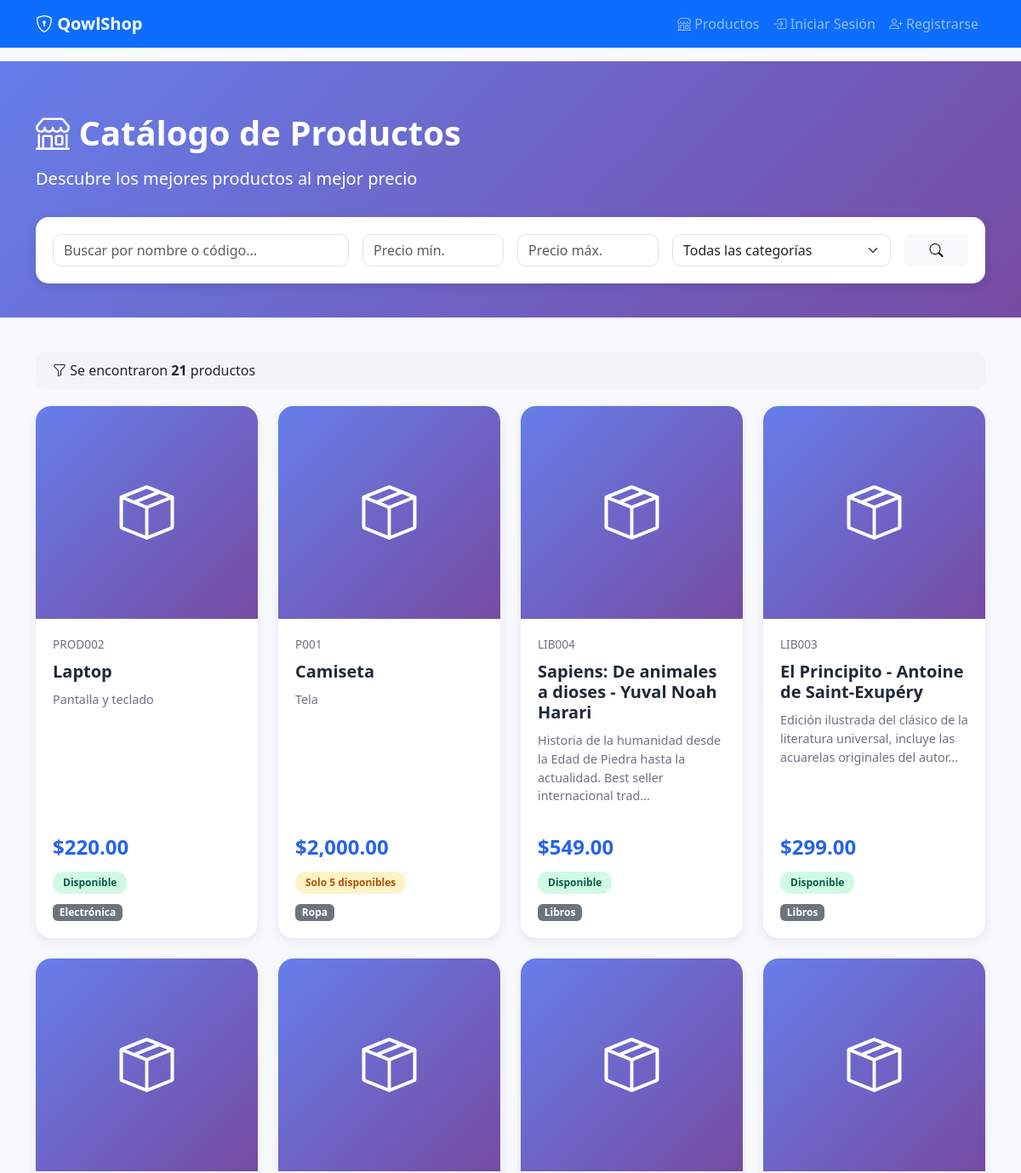
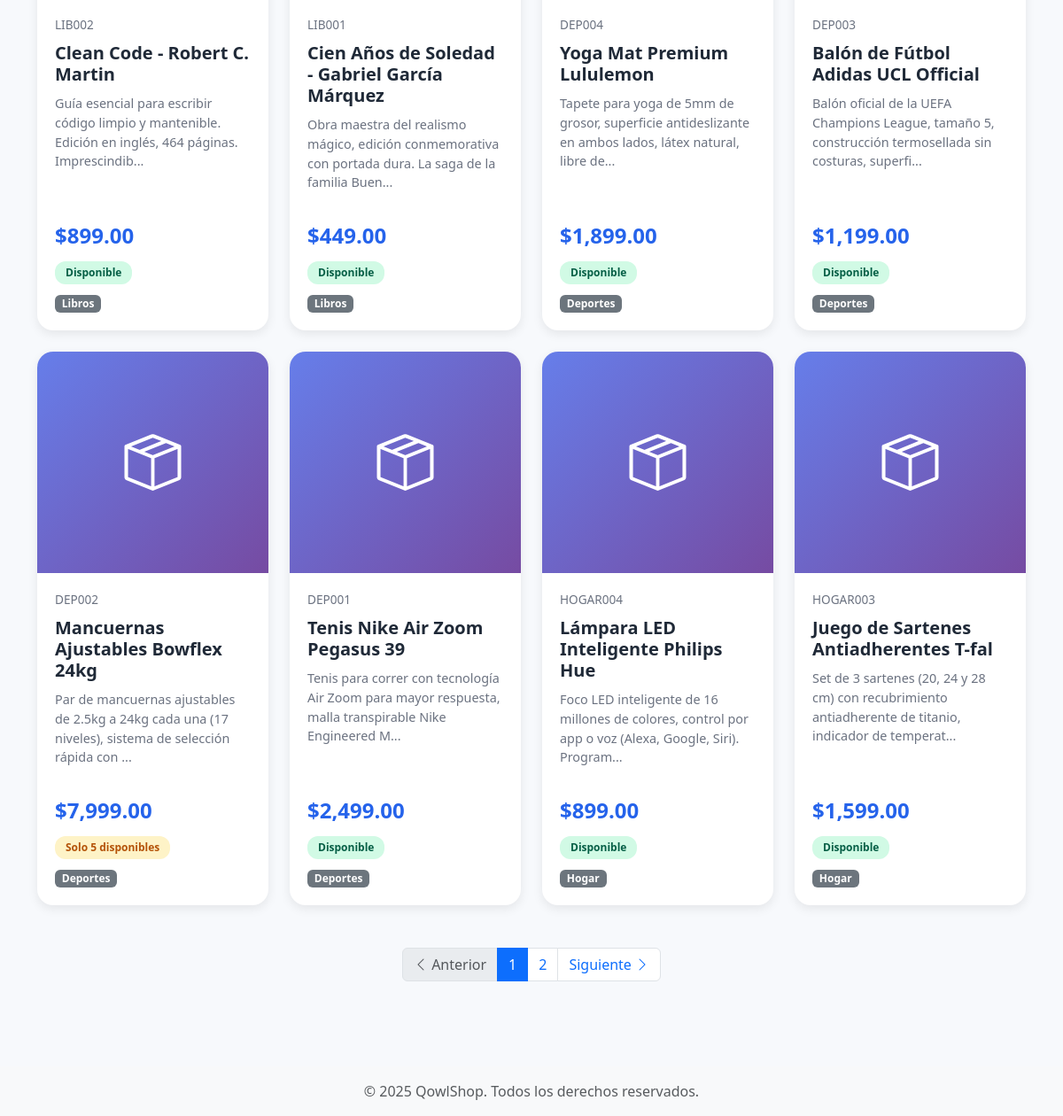
Screenshot of /products/ with the database file from the repository (2 pictures, top to bottom).
### modules/products/models.py (models this page shows, shortened)
class Product(db.Model):
    __tablename__ = 'products'
    id = db.Column(db.Integer, primary_key=True)
    code = db.Column(db.String(50), unique=True, nullable=False, index=True)
    name = db.Column(db.String(200), nullable=False, index=True)
    description = db.Column(db.Text)
    price = db.Column(db.Numeric(10, 2), nullable=False, index=True)
    stock = db.Column(db.Integer, nullable=False, default=0)
    image_url = db.Column(db.String(300))
    is_active = db.Column(db.Boolean, default=True, nullable=False)
    seller_id = db.Column(db.Integer, db.ForeignKey('users.id'), nullable=False, index=True)
    category_id = db.Column(db.Integer, db.ForeignKey('categories.id'), nullable=True)
    created_at = db.Column(db.DateTime, default=datetime.utcnow, nullable=False)
    updated_at = db.Column(db.DateTime, default=datetime.utcnow, onupdate=datetime.utcnow)
    __table_args__ = (
        CheckConstraint('price >= 0', name='check_price_positive'),
        CheckConstraint('stock >= 0', name='check_stock_non_negative'),
    )
    seller = db.relationship('User', back_populates='products', foreign_keys=[seller_id])
    category = db.relationship('Category', back_populates='products')
    order_items = db.relationship('OrderItem', back_populates='product', lazy='dynamic')
    cart_items = db.relationship('CartItem', back_populates='product', lazy='dynamic')

class Category(db.Model):
    __tablename__ = 'categories'
    id = db.Column(db.Integer, primary_key=True)
    name = db.Column(db.String(100), unique=True, nullable=False)
    slug = db.Column(db.String(100), unique=True, nullable=False, index=True)
    description = db.Column(db.Text)
    created_at = db.Column(db.DateTime, default=datetime.utcnow, nullable=False)
    products = db.relationship('Product', back_populates='category', lazy='dynamic')

### modules/products/routes.py (the view, shortened to what this page needs)
@products_bp.route('/')
def list_products():
    form = SearchProductForm(request.args, meta={'csrf': False})
    query = Product.query.filter_by(is_active=True).filter(Product.stock > 0)
    if form.min_price.data:
        query = query.filter(Product.price >= form.min_price.data)
    if form.max_price.data:
        query = query.filter(Product.price <= form.max_price.data)
    if form.category_id.data and form.category_id.data > 0:
        query = query.filter_by(category_id=form.category_id.data)
    query = query.order_by(Product.created_at.desc())
    page = request.args.get('page', 1, type=int)
    per_page = 12
    pagination = query.paginate(page=page, per_page=per_page, error_out=False)
    products = pagination.items
    return render_template('products/list.html',
                         products=products,
                         pagination=pagination,
                         form=form)

### modules/products/forms.py (shortened to what this page needs)
class SearchProductForm(FlaskForm):
    search = StringField('Buscar por nombre o código', validators=[
        Optional(),
        Length(max=100)
    ])
    min_price = DecimalField('Precio mínimo', validators=[
        Optional(),
        NumberRange(min=0, message='El precio no puede ser negativo')
    ], places=2)
    max_price = DecimalField('Precio máximo', validators=[
        Optional(),
        NumberRange(min=0, message='El precio no puede ser negativo')
    ], places=2)
    category_id = SelectField('Categoría', coerce=int, validators=[
        Optional()
    ])
    submit = SubmitField('Buscar')
    def __init__(self, *args, **kwargs):
        super(SearchProductForm, self).__init__(*args, **kwargs)
        from modules.products.models import Category
        self.category_id.choices = [(0, 'Todas las categorías')] + [
            (c.id, c.name) for c in Category.query.order_by(Category.name).all()
        ]

### app.py (called while the page is built)
def register_template_filters(app):
    @app.template_filter('currency')
    def currency_filter(value):
        try:
            return f"${float(value):,.2f}"
        except (ValueError, TypeError):
            return "$0.00"
    @app.template_filter('datetime')
    def datetime_filter(value, format='%d/%m/%Y %H:%M'):
        """Formatea una fecha"""
        if value is None:
            return ""
        return value.strftime(format)

### modules/products/templates/products/list.html (shortened to what this page needs)
{% extends "base.html" %}
{% block content %}
<div class="products-header">
    <div class="container">
        <h1><i class="bi bi-shop"></i> Catálogo de Productos</h1>
        <p class="lead mb-0">Descubre los mejores productos al mejor precio</p>
        <div class="search-bar">
            <form method="GET" action="{{ url_for('products.list_products') }}">
                <div class="row g-3">
                    <div class="col-md-4">
                        {{ form.search(class="form-control", placeholder="Buscar por nombre o código...") }}
                    </div>
                    <div class="col-md-2">
                        {{ form.min_price(class="form-control", placeholder="Precio mín.") }}
                    </div>
                    <div class="col-md-2">
                        {{ form.max_price(class="form-control", placeholder="Precio máx.") }}
                    </div>
                    <div class="col-md-3">
                        {{ form.category_id(class="form-select") }}
                    </div>
                    <div class="col-md-1">
                        <button type="submit" class="btn btn-light w-100">
                            <i class="bi bi-search"></i>
                        </button>
                    </div>
                </div>
            </form>
        </div>
    </div>
</div>
<div class="container mb-5">
    {% if products %}
        <div class="filters-summary">
            <div class="d-flex justify-content-between align-items-center">
                <span>
                    <i class="bi bi-funnel"></i>
                    Se encontraron <strong>{{ pagination.total }}</strong> productos
                </span>
            </div>
        </div>
        <div class="row g-4">
            {% for product in products %}
            <div class="col-md-4 col-lg-3">
                <a href="{{ url_for('products.detail', id=product.id) }}" class="product-card">
                    {% if product.image_url %}
                        <img src="{{ url_for('static', filename=product.image_url) }}" alt="{{ product.name }}">
                    {% else %}
                        <div class="no-image">
                            <i class="bi bi-box-seam"></i>
                        </div>
                    {% endif %}
                    <div class="product-body">
                        <div class="product-code">{{ product.code }}</div>
                        <h5>{{ product.name }}</h5>
                        {% if product.description %}
                            <p class="product-description">
                                {{ product.description[:100] }}{% if product.description|length > 100 %}...{% endif %}
                            </p>
                        {% endif %}
                        <div class="mt-auto">
                            <p class="price">{{ product.price|currency }}</p>
                            {% if product.stock < 10 %}
                                <span class="stock-badge stock-low">
                                    Solo {{ product.stock }} disponibles
                                </span>
                            {% else %}
                                <span class="stock-badge stock-available">
                                    Disponible
                                </span>
                            {% endif %}
                            {% if product.category %}
                                <div class="mt-2">
                                    <span class="badge bg-secondary">{{ product.category.name }}</span>
                                </div>
                            {% endif %}
                        </div>
                    </div>
                </a>
            </div>
            {% endfor %}
        </div>
        {% if pagination.pages > 1 %}
        <nav aria-label="Paginación de productos" class="mt-5">
            <ul class="pagination justify-content-center">
                <li class="page-item {% if not pagination.has_prev %}disabled{% endif %}">
                    <a class="page-link" href="{{ url_for('products.list_products', page=pagination.prev_num, search=form.search.data, min_price=form.min_price.data, max_price=form.max_price.data, category_id=form.category_id.data) if pagination.has_prev else '#' }}">
                        <i class="bi bi-chevron-left"></i> Anterior
                    </a>
                </li>
                {% for page_num in pagination.iter_pages(left_edge=1, right_edge=1, left_current=1, right_current=2) %}
                    {% if page_num %}
                        <li class="page-item {% if page_num == pagination.page %}active{% endif %}">
                            <a class="page-link" href="{{ url_for('products.list_products', page=page_num, search=form.search.data, min_price=form.min_price.data, max_price=form.max_price.data, category_id=form.category_id.data) }}">
                                {{ page_num }}
                            </a>
                        </li>
                    {% else %}
                        <li class="page-item disabled">
                            <span class="page-link">...</span>
                        </li>
                    {% endif %}
                {% endfor %}
                <li class="page-item {% if not pagination.has_next %}disabled{% endif %}">
                    <a class="page-link" href="{{ url_for('products.list_products', page=pagination.next_num, search=form.search.data, min_price=form.min_price.data, max_price=form.max_price.data, category_id=form.category_id.data) if pagination.has_next else '#' }}">
                        Siguiente <i class="bi bi-chevron-right"></i>
                    </a>
                </li>
            </ul>
        </nav>
        {% endif %}
    {% endif %}
</div>
{% endblock %}

### templates/base.html (style rules this page uses)
body { min-height: 100vh; display: flex; flex-direction: column; }

### modules/products/templates/products/list.html (style rules this page uses)
body { background-color: #f7f9fc; }
.products-header { background: linear-gradient(135deg, #667eea 0%, #764ba2 100%); color: white; padding: 60px 0 40px; margin-bottom: 40px; }
.products-header h1 { font-weight: 700; margin-bottom: 15px; }
.search-bar { background: white; border-radius: 15px; padding: 20px; box-shadow: 0 4px 12px rgba(0,0,0,0.1); margin-top: 30px; }
.search-bar .form-control, .search-bar .form-select { border-radius: 10px; }
.product-card { background: white; border-radius: 18px; box-shadow: 0 4px 12px rgba(0,0,0,0.08); overflow: hidden; transition: 0.25s; height: 100%; display: flex; flex-direction: column; text-decoration: none; color: inherit; }
.product-card .no-image { width: 100%; height: 250px; background: linear-gradient(135deg, #667eea 0%, #764ba2 100%); display: flex; align-items: center; justify-content: center; color: white; font-size: 4rem; }
.product-body { padding: 20px; flex: 1; display: flex; flex-direction: column; }
.product-body h5 { font-weight: 600; margin-bottom: 10px; color: #1f2937; }
.product-code { color: #6b7280; font-size: 0.85rem; margin-bottom: 10px; }
.product-description { color: #6b7280; font-size: 0.9rem; flex: 1; }
.price { color: #2563eb; font-weight: 700; font-size: 1.5rem; margin: 15px 0 10px; }
.stock-badge { display: inline-block; padding: 4px 12px; border-radius: 12px; font-size: 0.75rem; font-weight: 600; }
.stock-available { background: #d1fae5; color: #065f46; }
.stock-low { background: #fef3c7; color: #b45309; }
.filters-summary { background: #f3f4f6; padding: 10px 20px; border-radius: 10px; margin-bottom: 20px; }

### rows the page displays
Product: code "PROD002", name "Laptop", description "Pantalla y teclado", price "$220.00", stock "Disponible", category.name "Electrónica"
Product: code "P001", name "Camiseta", description "Tela", price "$2,000.00", stock "5", category.name "Ropa"
Product: code "LIB004", name "Sapiens: De animales a dioses - Yuval Noah Harari", description "Historia de la humanidad desde la Edad de Piedra hasta la actualidad. Best seller internacional trad", price "$549.00", stock "Disponible", category.name "Libros"
Product: code "LIB003", name "El Principito - Antoine de Saint-Exupéry", description "Edición ilustrada del clásico de la literatura universal, incluye las acuarelas originales del autor", price "$299.00", stock "Disponible", category.name "Libros"
Product: code "LIB002", name "Clean Code - Robert C. Martin", description "Guía esencial para escribir código limpio y mantenible. Edición en inglés, 464 páginas. Imprescindib", price "$899.00", stock "Disponible", category.name "Libros"
Product: code "LIB001", name "Cien Años de Soledad - Gabriel García Márquez", description "Obra maestra del realismo mágico, edición conmemorativa con portada dura. La saga de la familia Buen", price "$449.00", stock "Disponible", category.name "Libros"
Product: code "DEP004", name "Yoga Mat Premium Lululemon", description "Tapete para yoga de 5mm de grosor, superficie antideslizante en ambos lados, látex natural, libre de", price "$1,899.00", stock "Disponible", category.name "Deportes"
Product: code "DEP003", name "Balón de Fútbol Adidas UCL Official", description "Balón oficial de la UEFA Champions League, tamaño 5, construcción termosellada sin costuras, superfi", price "$1,199.00", stock "Disponible", category.name "Deportes"
Product: code "DEP002", name "Mancuernas Ajustables Bowflex 24kg", description "Par de mancuernas ajustables de 2.5kg a 24kg cada una (17 niveles), sistema de selección rápida con", price "$7,999.00", stock "5", category.name "Deportes"
Product: code "DEP001", name "Tenis Nike Air Zoom Pegasus 39", description "Tenis para correr con tecnología Air Zoom para mayor respuesta, malla transpirable Nike Engineered M", price "$2,499.00", stock "Disponible", category.name "Deportes"
Product: code "HOGAR004", name "Lámpara LED Inteligente Philips Hue", description "Foco LED inteligente de 16 millones de colores, control por app o voz (Alexa, Google, Siri). Program", price "$899.00", stock "Disponible", category.name "Hogar"
Product: code "HOGAR003", name "Juego de Sartenes Antiadherentes T-fal", description "Set de 3 sartenes (20, 24 y 28 cm) con recubrimiento antiadherente de titanio, indicador de temperat", price "$1,599.00", stock "Disponible", category.name "Hogar"

### other values shown
{{ pagination.total }} "21"
{{ page_num }} "1" "2"
